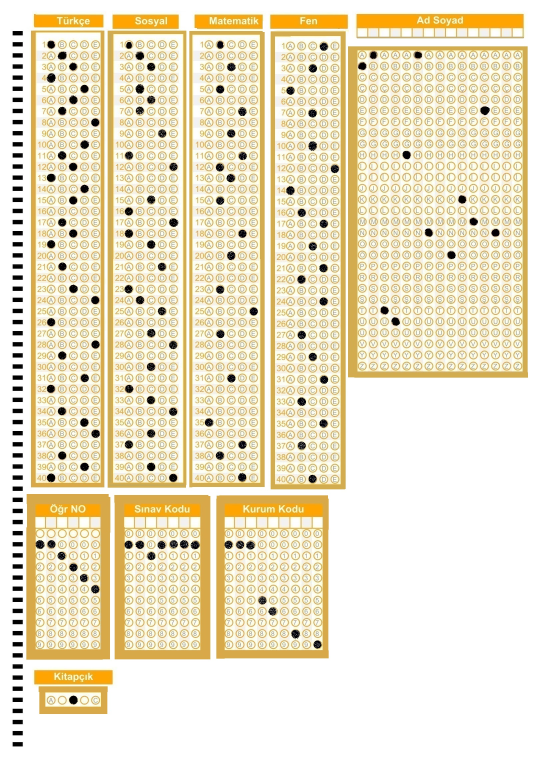
#> input picture v3/bionluk.jpg, 1653 x 2339 px (shown at 1/3 size)
$ python numara_okuyucu.py
#> lines starting #> are read from the running program, lines starting #| are printed output that depends on the picture; after the words box and inside, x2 and y2 are one past the last pixel; in counts of white or black regions, pixels touching at a corner belong together
### v3/utils.py
# -*- coding: utf-8 -*-
"""
Created on Sun Jan 24 13:38:45 2021

@author: yazılım
"""


"""

utils

"""

import cv2

import numpy as np

## TO STACK ALL THE IMAGES IN ONE WINDOW
# [35 lines left out: function stackImages, not called in this run]

def reorder(myPoints):

    myPoints = myPoints.reshape((4, 2)) # REMOVE EXTRA BRACKET
    #print(myPoints)
    myPointsNew = np.zeros((4, 1, 2), np.int32) # NEW MATRIX WITH ARRANGED POINTS
    add = myPoints.sum(1)
    #print(add)
    #print(np.argmax(add))
    myPointsNew[0] = myPoints[np.argmin(add)]  #[0,0]
    myPointsNew[3] =myPoints[np.argmax(add)]   #[w,h]
    diff = np.diff(myPoints, axis=1)
    myPointsNew[1] =myPoints[np.argmin(diff)]  #[w,0]
    myPointsNew[2] = myPoints[np.argmax(diff)] #[h,0]
    #print(diff)

    return myPointsNew

def rectContour(contours):

    rectCon = []
    max_area = 0
    for i in contours:
        area = cv2.contourArea(i)
        #print(area)
        if area > 50:
            peri = cv2.arcLength(i, True)
            approx = cv2.approxPolyDP(i, 0.02 * peri, True)
            #print("koşeler:",len(approx))
            if len(approx) == 4:
                rectCon.append(i)
    #print(rectCon)
    rectCon = sorted(rectCon, key=cv2.contourArea,reverse=True)
    #print(len(rectCon))
    return rectCon

def getCornerPoints(cont):
    peri = cv2.arcLength(cont, True) # LENGTH OF CONTOUR
    approx = cv2.approxPolyDP(cont, 0.02 * peri, True) # APPROXIMATE THE POLY TO GET CORNER POINTS
    return approx

# [47 lines left out: functions splitBoxes, drawGrid, showAnswers, not called in this run]

### v3/numara_okuyucu.py
# -*- coding: utf-8 -*-
"""
Created on Tue Jan 26 18:31:20 2021

@author: yazılım
"""


"""

v3

numara okuma

"""


from imutils.perspective import four_point_transform
from imutils import contours
import numpy as np
import argparse
import imutils
import cv2
import utils


path = "bionluk.jpg"

heightImg = 700
widthImg  = 700

img= cv2.imread(path)
#> img is the input picture: shape (2339, 1653, 3); mean B, G, R 202.7, 228.6, 237.6

#hazırlık ^^^^^^^^^^^^
img= cv2.resize(img,(widthImg,heightImg))
#> img: shape (700, 700, 3)

imgContours = img.copy()
imgBiggestContours = img.copy()

imgGray = cv2.cvtColor(img,cv2.COLOR_BGR2GRAY)
imgBlur = cv2.GaussianBlur(imgGray,(5,5),1)
imgCanny = cv2.Canny(imgBlur,10,50)
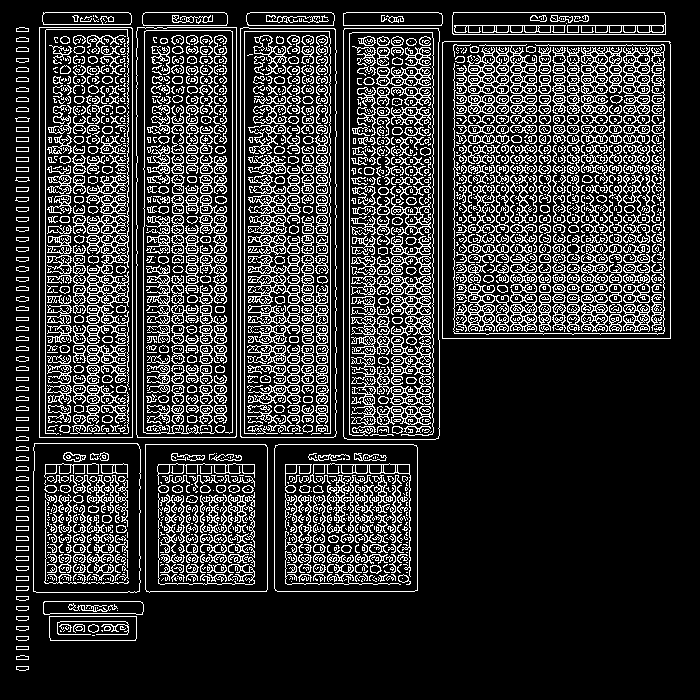
#> imgCanny: shape (700, 700); 19.3% white in thin lines or dots, all inside (x1, y1, x2, y2) = (15, 12, 671, 671)

contours, hierarchy = cv2.findContours(imgCanny,cv2.RETR_EXTERNAL,cv2.CHAIN_APPROX_NONE)
#> contours = 80 contours; largest, box (x1, y1, x2, y2) and area: (442, 41, 671, 339) 67713, (136, 27, 237, 438) 40946, (343, 28, 440, 440) 39142, (240, 27, 337, 438) 38928, (39, 27, 133, 438) 38130
cv2.drawContours(imgContours,contours,-1,(0,255,0),10)
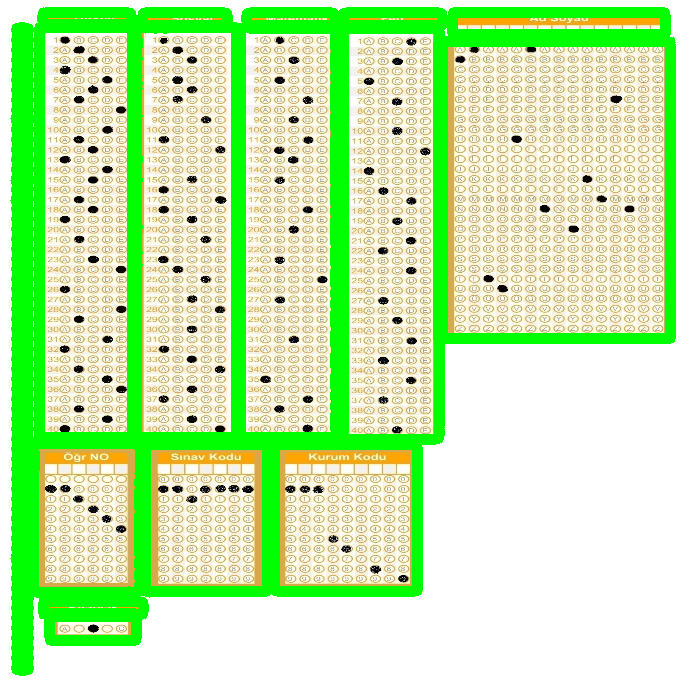
#> imgContours: shape (700, 700, 3); mean B, G, R 174.3, 237.4, 196.7
rectCon= utils.rectContour(contours)
#> the loop in rectContour, `for i in contours:` made 80 passes
#> (area, peri, approx) on passes 6, 9, 26, 27, 28, 69, 71, 72, 73, 74: (2084, 220.8, [[49, 616], [50, 640], [136, 638], [136, 616]]), (1206.5, 223.9, [[43, 602], [44, 614], [143, 611], [140, 601]]), (21003.5, 575.9, [[275, 445], [275, 590], [417, 590], [416, 445]]), (17929, 536.5, [[145, 444], [146, 591], [266, 591], [266, 445]]), (15803.5, 515.4, [[34, 443], [33, 591], [139, 591], [138, 444]]), (67713, 1049.7, [[442, 42], [442, 338], [670, 338], [670, 42]]), (39142, 1012.1, [[344, 28], [343, 436], [435, 439], [439, 31]]), (38928.5, 1023.6, [[243, 27], [240, 436], [333, 437], [335, 29]]), (40945.5, 1029.8, [[137, 27], [136, 434], [235, 437], [236, 27]]), (38129.5, 1005.4, [[39, 27], [39, 437], [132, 437], [132, 28]])
#> area on passes 1, 2, 3, 4, 5, 7: 43, 41, 36, 45, 43, 45
#> after the loop in rectContour, `for i in contours:`: rectCon = 15 contours; largest, box (x1, y1, x2, y2) and area: (442, 41, 671, 339) 67713, (136, 27, 237, 438) 40946, (343, 28, 440, 440) 39142, (240, 27, 337, 438) 38928, (39, 27, 133, 438) 38130

cv2.imshow("gosterme paper", imgContours)
cv2.waitKey(0)

biggestContour_1 = utils.getCornerPoints(rectCon[0])
#> in getCornerPoints, `peri = cv2.arcLength(cont, True)`: peri = 1049.7
#> in getCornerPoints, `approx = cv2.approxPolyDP(cont, 0.02 * peri, True)`: approx = [[442, 42], [442, 338], [670, 338], [670, 42]]
#> biggestContour_1 = [[442, 42], [442, 338], [670, 338], [670, 42]]
#print(biggestContour.shape)
biggestContour_2 = utils.getCornerPoints(rectCon[1])
#> biggestContour_2 = [[137, 27], [136, 434], [235, 437], [236, 27]]
biggestContour_3=utils.getCornerPoints(rectCon[2])
#> biggestContour_3 = [[344, 28], [343, 436], [435, 439], [439, 31]]
biggestContour_4=utils.getCornerPoints(rectCon[3])
#> biggestContour_4 = [[243, 27], [240, 436], [333, 437], [335, 29]]
biggestContour_5=utils.getCornerPoints(rectCon[4])
#> biggestContour_5 = [[39, 27], [39, 437], [132, 437], [132, 28]]
biggestContour_6=utils.getCornerPoints(rectCon[5])
#> biggestContour_6 = [[275, 445], [275, 590], [417, 590], [416, 445]]
biggestContour_7=utils.getCornerPoints(rectCon[6])
#> biggestContour_7 = [[145, 444], [146, 591], [266, 591], [266, 445]]
#biggestContour_8=utils.getCornerPoints(rectCon[7])
biggestContour_9=utils.getCornerPoints(rectCon[8])
#> biggestContour_9 = [[452, 15], [453, 34], [665, 34], [664, 12]]
# [5 lines of commented-out code are left out]

cv2.drawContours(imgBiggestContours,biggestContour_1,-1,(0,255,0),20)
cv2.drawContours(imgBiggestContours,biggestContour_2,-1,(255,200,0),20)
cv2.drawContours(imgBiggestContours,biggestContour_3,-1,(100,255,0),20)
cv2.drawContours(imgBiggestContours,biggestContour_4,-1,(255,0,59),20)
cv2.drawContours(imgBiggestContours,biggestContour_5,-1,(45,255,79),20)
cv2.drawContours(imgBiggestContours,biggestContour_6,-1,(255,99,67),20)
cv2.drawContours(imgBiggestContours,biggestContour_7,-1,(89,255,98),20)
#cv2.drawContours(imgBiggestContours,biggestContour_8,-1,(0,255,0),20)
cv2.drawContours(imgBiggestContours,biggestContour_9,-1,(255,235,99),20)
#cv2.drawContours(imgBiggestContours,biggestContour_10,-1,(0,255,0),20)


cv2.imshow("gosterme paper", imgBiggestContours)
cv2.waitKey(0)

"""
Türkçe

"""
#imgBiggestContours = img.copy()
biggestContour_2 = utils.getCornerPoints(rectCon[1])
cv2.drawContours(imgBiggestContours,biggestContour_2,-1,(255,0,59),20)
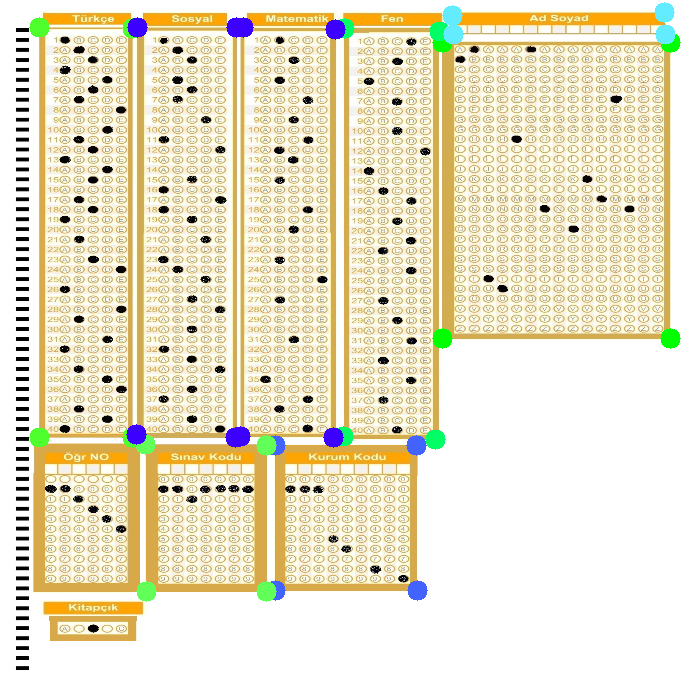
#> imgBiggestContours: shape (700, 700, 3); mean B, G, R 202.5, 227.8, 234.6


biggestContour=utils.reorder(biggestContour_2)
#> in reorder, `myPoints = myPoints.reshape((4, 2))`: myPoints = [[137, 27], [136, 434], [235, 437], [236, 27]]
#> in reorder, `add = myPoints.sum(1)`: add = [164, 570, 672, 263]
#> in reorder, `diff = np.diff(myPoints, axis=1)`: diff = [-110, 298, 202, -209]
#> biggestContour = [[137, 27], [236, 27], [136, 434], [235, 437]]


cv2.imshow("gosterme paper", imgBiggestContours)
cv2.waitKey(0)

heightImg = 1363
widthImg  = 199
#imgBiggestContours = cv2.resize(imgBiggestContours, (heightImg, widthImg))

cv2.imshow("gosterme paper", imgBiggestContours)
cv2.waitKey(0)


pt1= np.float32(biggestContour)
#> pt1 = [[137, 27], [236, 27], [136, 434], [235, 437]]
pt2 = np.float32([[0,0],[widthImg,0],[0,heightImg],[widthImg,heightImg]])
matrix = cv2.getPerspectiveTransform(pt1,pt2)
#> matrix = [[2.05, 0.00503, -280.4], [0, 3.38, -91.36], [7.52e-05, 3.68e-07, 1]]
imgWarpColored= cv2.warpPerspective(img,matrix,(widthImg,heightImg))


gray = cv2.cvtColor(imgWarpColored, cv2.COLOR_BGR2GRAY)
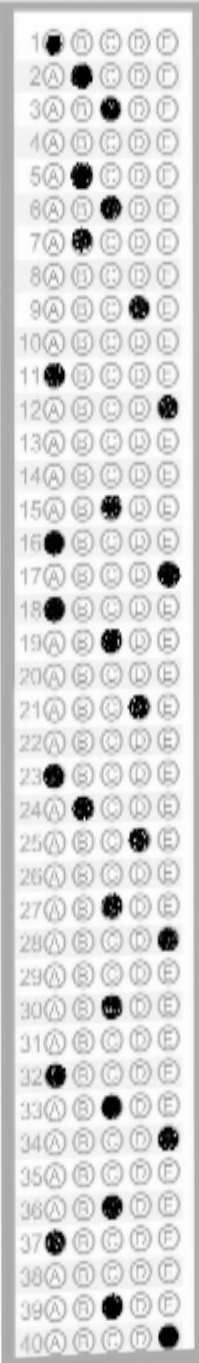
#> gray: shape (1363, 199); min 0, max 255, mean 216.3
crop_img = gray[29:1363, 39:193]
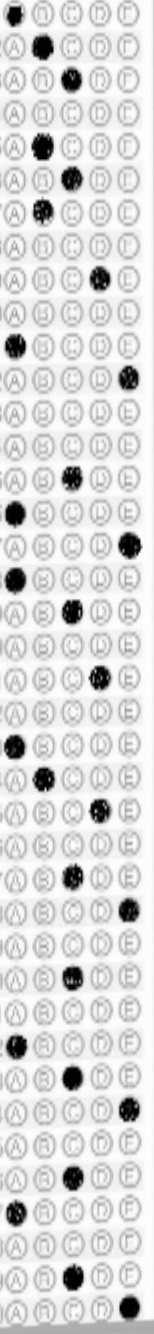
#> crop_img: shape (1334, 154); min 0, max 255, mean 218.2
cv2.imshow("cropped", crop_img)
cv2.waitKey(0)

docCnt = None
#crop_img=four_point_transform(crop_img, docCnt.reshape(4, 2))
thresh = cv2.threshold(crop_img, 0, 255,
	cv2.THRESH_BINARY_INV | cv2.THRESH_OTSU)[1]
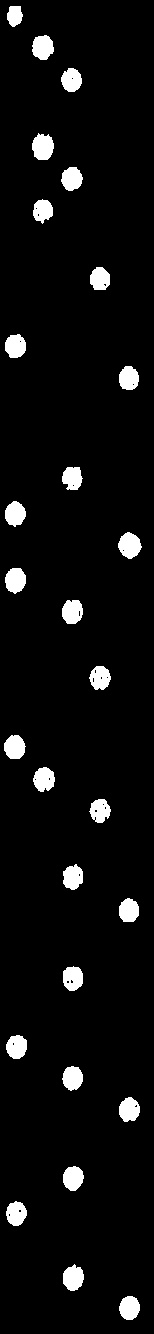
#> thresh: shape (1334, 154); 5.4% white; 28 white regions, largest, box (x1, y1, x2, y2) and area: (32, 133, 54, 160) 459, (118, 532, 142, 559) 451, (32, 35, 54, 60) 422

#bu kısımda kesme işlemi yapabilirsin ad ve soyad için

#thresh = cv2.resize(thresh, (199, 1363))


cv2.imshow("gosterme", thresh)                            # Show image

#cv2.imshow("gosterme paper", imgBiggestContours)
cv2.waitKey(0)

#threshd = cv2.resize(thresh, (450, 800))

threshd = cv2.resize(thresh, (900, 1600))
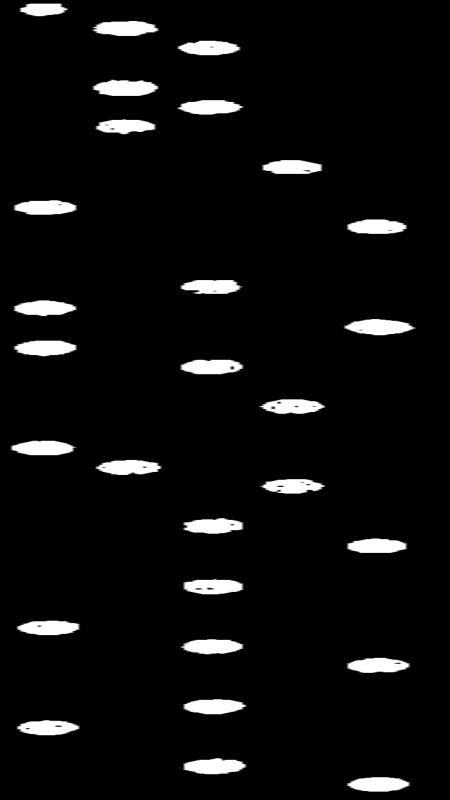
#> threshd: shape (1600, 900) (shown at 1/2 size); min 0, max 255, mean 13.7

cv2.imshow("gosterme", threshd)                            # Show image

#cv2.imshow("gosterme paper", imgBiggestContours)
cv2.waitKey(0)


#kontrolcüm
for i in range (1,50):
    try:

        rows = np.vsplit(threshd,i)
        print(i)
    except:
        print("hata")


def splitBoxes(img):


    #rows = np.hsplit(threshd,5)
    rows = np.vsplit(threshd,40)
#> rows = 40 items
    #cv2.imshow("split",rows[5])
    #cv2.waitKey(0)

    boxes =[]
    for r in rows:
        cols = np.hsplit(r,5)

        #cv2.imshow("split",cols[0])
        #cv2.waitKey(0)
        for box in cols:
            boxes.append(box)
#> this loop made 40 passes
#> after the loop, boxes = 200 items
            #cv2.imshow("split",box)
            #cv2.waitKey(0)
    return boxes

boxes=splitBoxes(threshd)
#> boxes = 200 items
cv2.imshow("test",boxes[2])
cv2.waitKey(0)


print(cv2.countNonZero(boxes[0]),cv2.countNonZero(boxes[6]))
#| 2045 3298


#cevap alma

myPixelVal=np.zeros((40,5))


countC=0
countR=0
cvp_sil=[]
for image in boxes:
    totalPixels = cv2.countNonZero(image)
    cvp_sil.append(totalPixels)
#> this loop made 200 passes
#> totalPixels on passes 1 to 3: 2045, 0, 0
#> after the loop, cvp_sil = 200 values, max 3593 at index 21, min 0 at index 1, mean 434.2

cvp_sil=np.array(cvp_sil)
cvp_sil=cvp_sil.reshape(40,5)
#> cvp_sil = 40 rows, first 6: [2045, 0, 0, 0, 0], [0, 3298, 0, 0, 0], [0, 47, 2979, 0, 0], [0, 12, 0, 0, 0], [0, 3593, 0, 0, 0], [0, 114, 3033, 0, 0]
cvp_sil[27]
myPixelVal=cvp_sil
#> myPixelVal has the same summary as cvp_sil

#TEST
#İLK 1,2,3,4 VB 2. A,B,C,D

myPixelVal[35][4]


cevap_anahtari_turkce=[]
tr_a=[]
cevap_kontrolcu=[]
for x in range (0,40):
    arr=myPixelVal[x]
    #print("arr",arr)
    arr_kont=np.amax(arr)
    kontrol_veri=arr_kont
    cevap_kontrolcu = arr.tolist()
    if kontrol_veri >= 2000:
        #print("adanam")
        for i in range (0,5):
            kontrol=cevap_kontrolcu[i]
            #print(kontrol)
            i+=1
            if kontrol==kontrol_veri:
                #print("dogru")
                yeri=cevap_kontrolcu.index(kontrol)
                if yeri == 0:
                    gercek_cvp="a"
                elif yeri == 1:
                    gercek_cvp="b"
                elif yeri == 2:
                    gercek_cvp="c"
                elif yeri == 3:
                    gercek_cvp="d"
                elif yeri == 4:
                    gercek_cvp="e"

                print("Türkçe %s sorunun cevabı:%s"%((x+1),gercek_cvp))
#> this loop made 40 passes
#> (arr_kont, kontrol_veri, cevap_kontrolcu) on passes 1 to 12: (2045, 2045, [2045, 0, 0, 0, 0]), (3298, 3298, [0, 3298, 0, 0, 0]), (2979, 2979, [0, 47, 2979, 0, 0]), (12, 12, [0, 12, 0, 0, 0]), (3593, 3593, [0, 3593, 0, 0, 0]), (3033, 3033, [0, 114, 3033, 0, 0]), (2774, 2774, [0, 2774, 0, 0, 0]), (0, 0, [0, 0, 0, 0, 0]), (2636, 2636, [0, 0, 246, 2636, 0]), (0, 0, [0, 0, 0, 0, 0]), (3140, 3140, [3140, 0, 0, 0, 92]), (2382, 2382, [0, 0, 0, 543, 2382])
#> after the loop, i = 5


"""
Sosyal

"""


"""
Matematik

"""


"""

"""


"""

"""


"""

"""
